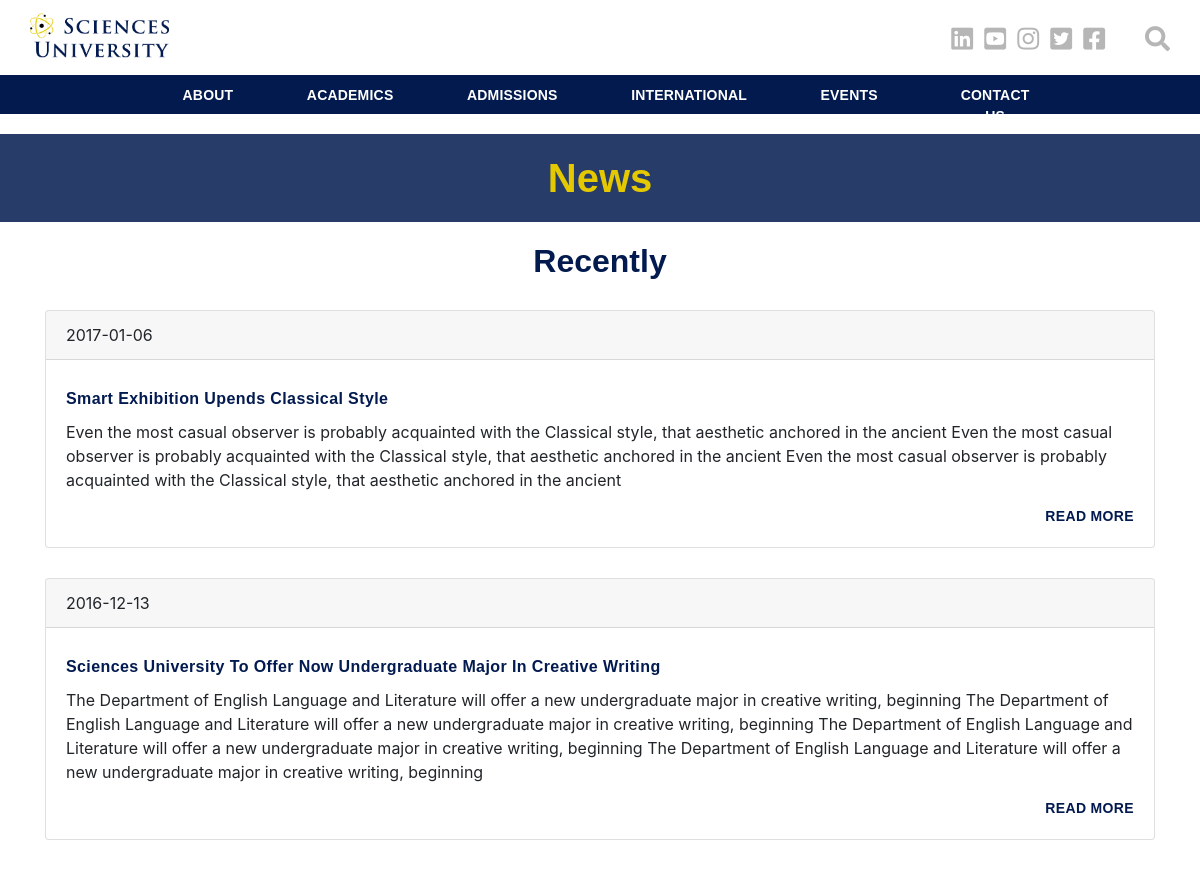
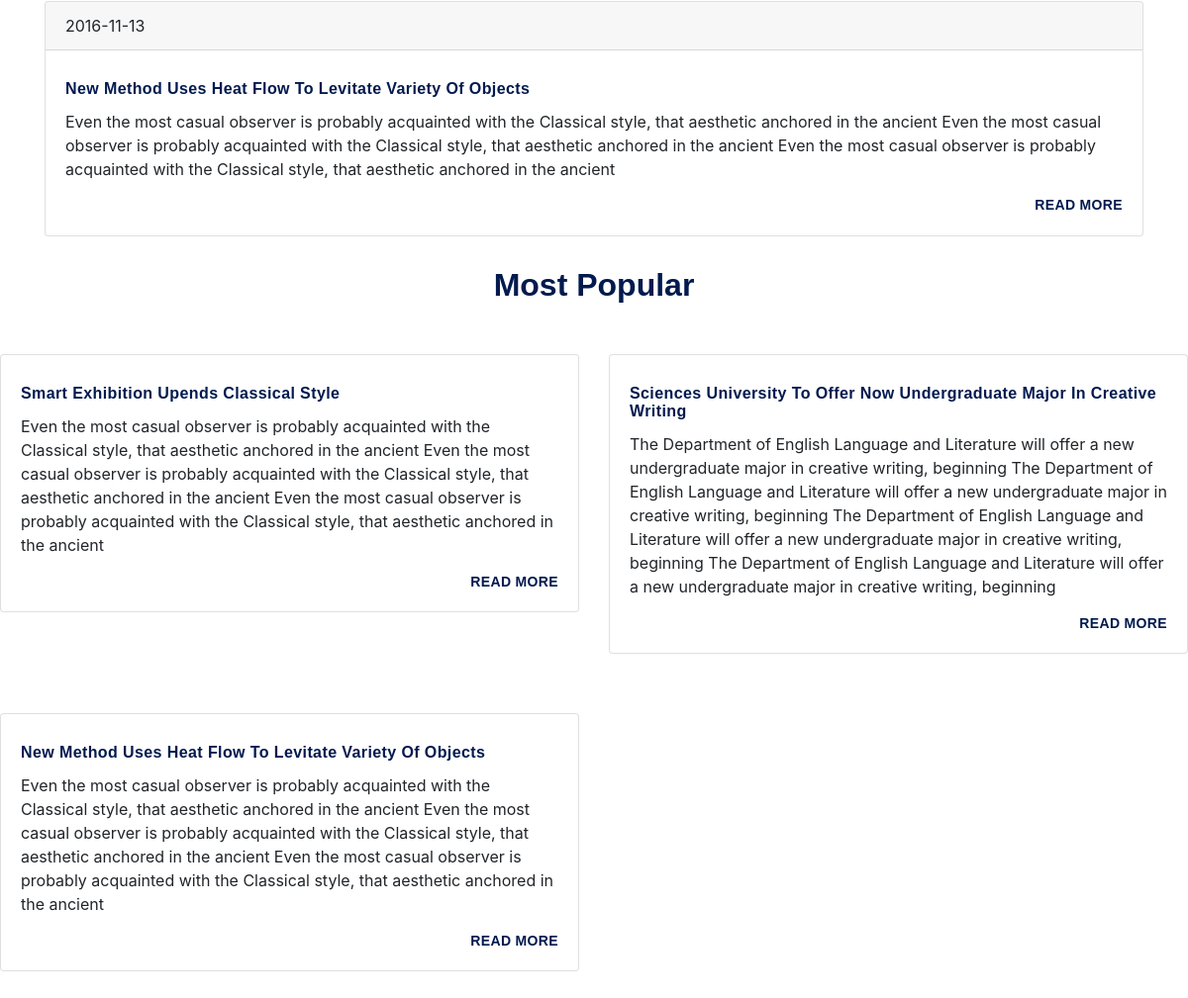
/html_pages/news.php, run on the app's committed database (2 pictures, top to bottom).
### tables this page shows
CREATE TABLE `logo` (
  `id` int(11) NOT NULL,
  `admin_id` int(11) NOT NULL,
  `logo_image` text NOT NULL,
  `alt_image` varchar(255) NOT NULL,
  `created_at` timestamp NOT NULL DEFAULT CURRENT_TIMESTAMP,
  `updated_at` timestamp NOT NULL DEFAULT CURRENT_TIMESTAMP
);

CREATE TABLE `menu_link` (
  `id` int(11) NOT NULL,
  `parent_id` int(11) DEFAULT '1',
  `admin_id` int(11) NOT NULL,
  `title` varchar(60) NOT NULL,
  `path` text,
  `type` enum('header','footer') DEFAULT NULL,
  `body` text,
  `created_at` timestamp NOT NULL DEFAULT CURRENT_TIMESTAMP,
  `updated_at` timestamp NOT NULL DEFAULT CURRENT_TIMESTAMP
);

CREATE TABLE `news` (
  `id` int(11) NOT NULL,
  `admin_id` int(11) NOT NULL,
  `title` varchar(255) NOT NULL,
  `body` text NOT NULL,
  `published` date NOT NULL,
  `created_at` timestamp NOT NULL DEFAULT CURRENT_TIMESTAMP,
  `updated_at` timestamp NOT NULL DEFAULT CURRENT_TIMESTAMP
);

### config/dbconfig.php (called while the page is built, shortened)
<?php
class ConnectDb {
  private $host ='localhost';
  private $user ='root';
  private $pass ='123456';
  private $dbname ='Science_uni';
  private $dbh;
  private $stmt;    public function __construct(){
      $dsn = 'mysql:host='. $this->host . ';dbname='. $this->dbname.'';
      $options = array(
          PDO::ATTR_PERSISTENT => true,
          PDO::ATTR_ERRMODE    => PDO::ERRMODE_EXCEPTION
      );
      try {
          $this->dbh = new PDO($dsn, $this->user, $this->pass, $options);
      } catch(PDOException $e){
          $this->error = $e->getMessage();
      }
  }
  public function query($query){
      $this->stmt = $this->dbh->prepare($query);
  }    public function bind($param, $value, $type = null){
  }    public function execute(){
      return $this->stmt->execute();
  }    public function resultset(){
      $this->execute();
      return $this->stmt->fetchAll(PDO::FETCH_ASSOC);
  }}
?>

### entity/logo.php (called while the page is built, shortened)
<?php
include_once('../config/dbconfig.php');
class Logo extends ConnectDb {
    public function getLogo() {
        $this->query('SELECT * FROM logo');
        $this->execute();
        $row=$this->resultset();
        return $row;
    }
}
?>

### entity/menu.php (called while the page is built, shortened)
<?php
include_once('../config/dbconfig.php');
class Menu extends ConnectDb {
    public function getMenuHeaderPublic() {
        $this->query('SELECT * FROM menu_link WHERE id <> 1 AND parent_id = 1 ORDER BY id LIMIT 6');
        $this->execute();
        $row=$this->resultset();
        return $row;
    }
}
?>

### entity/news.php (called while the page is built, shortened)
<?php
include_once('../config/dbconfig.php');
class News extends ConnectDb {
    public function getNews() {
        $this->query('SELECT * FROM news');
        $this->execute();
        $row=$this->resultset();
        return $row;
    }
}
?>

### html_pages/news.php (the view, shortened to what this page needs)
<?php
include('public_header.php');
include('../entity/news.php');
$news   = new News();
?>
<link rel="stylesheet" href="style/news.css" />
<main>
    <h1>News</h1>
    <div class="container">
      <h2>Recently</h2>
      <?php
            foreach($news->getNews() as $new) {
            $x = strtotime($new['published']);
         ?>
     <div class="card">
        <div class="card-header">
        <?php echo date("Y-m-d", $x)?>
        </div>
        <div class="card-body">
          <a href=<?php echo "news_pages.php?id={$new['id']}" ?>><h5 class="card-title sub-titles"><?php echo $new['title'] ?></h5></a>
          <p class="card-text"><?php echo $new['body'] ?></p>
          <a href=<?php echo "news_pages.php?id={$new['id']}" ?> class="section-buttons float-right">Read More</a>
        </div>
      </div>
      <?php
            }
      ?>
      </div>
      <h2>Most Popular</h2>
      <div class="row">
      <?php
            foreach($news->getNews() as $new) {
         ?>
        <div class="col-sm-6">
          <div class="card">
            <div class="card-body">
              <a href=<?php echo "news_pages.php?id={$new['id']}" ?>><h5 class="card-title sub-titles"><?php echo $new['title'] ?></h5></a>
              <p class="card-text"><?php echo $new['body'] ?></p>
              <a href=<?php echo "news_pages.php?id={$new['id']}" ?>><button class="section-buttons float-right">read more</button></a>
            </div>
          </div>
        </div>
        <?php
            }
      ?>
      </div>
  </main>

### html_pages/public_header.php (shortened to what this page needs)
<?php
include('../entity/menu.php');
include('../entity/logo.php');
$menu = new Menu();
$logo = new Logo();
$gLogo = $logo->getLogo();
?>
<!DOCTYPE html>
<html lang="en">
  <head>
      <link rel="stylesheet" href="https://pro.fontawesome.com/releases/v5.10.0/css/all.css"/>
      <link rel="stylesheet" href="style/header.css" />
      <link rel="stylesheet" href="style/index.css" />
      <link rel="stylesheet" href="style/titles.css" />
      <link rel="stylesheet" href="style/buttons.css" />
      <link rel="stylesheet" href="style/footer.css" />
      <link rel="stylesheet" href="bootstrap-4.6.0-dist/css/bootstrap.min.css"/>
  </head>
  <body>
    <header>
      <div class="header">
        <div class="container">
          <div class="row">
            <div class="col-2 logo-row">
              <a href="index.php"><img src="<?php echo $gLogo[0]['logo_image']; ?>" alt="<?php echo $gLogo[0]['alt_image']; ?>" class="logo" title="Sciences University"/></a>
            </div>
            <div class="col-10 social-media">
              <span class="icons align-middle" id="icons">
                <a href="https://www.linkedin.com/" title="linkedin"><i class="fab fa-linkedin"></i></a>
                <a href="https://www.youtube.com/" title="youtube"><i class="fab fa-youtube-square"></i></a>
                <a href="https://www.instagram.com/" title="instagram"><i class="fab fa-instagram"></i></a>
                <a href="https://www.twitter.com/" title="twitter"><i class="fab fa-twitter-square"></i></a>
                <a href="https://www.facebook.com/" title="facebook"><i class="fab fa-facebook-square fb"></i></a>
                <i class="fas fa-search search" id="search" onclick="openSearchBar()"></i>
              </span>
            </div>
          </div>
        </div>
      </div>
    <div class="cont-bk">
      <div class="container navbar-container">
        <div class="row">
          <div class="col-1"></div>
          <div class="col-11">
            <nav class="navbar navbar-expand-lg navbar-light navbar-grid">
              <div class="container-fluid content-nav navbar-section">
                <div class="collapse navbar-collapse navbar-section1" id="navbarNav">
                  <ul class="navbar-nav">
                  <?php
                        foreach($menu->getMenuHeaderPublic() as $gMenuH){
                      ?>
                    <li class="nav-item active About">
                      <a class="nav-link" aria-current="page" href="inner_page.php?id=<?php echo $gMenuH['id'] ?>" style="letter-spacing: 0.2px;"><?php echo $gMenuH['title'] ?></a>
                    </li>
                    <?php
                        }
                    ?>
                  </ul>
                </div>
              </div>
            </nav>
          </div>
        </div>
      </div>
    </div>
    </header>

### html_pages/style/header.css (style rules this page uses)
* { margin: 0; padding: 0; box-sizing: border-box; }
body header .header { display: flex; justify-content: space-between; width: 100%; height: 75px; background-color: #ffffff; }
body header .header .logo-row { padding: 0; }
body header .header .logo-row .logo { width: 139px; margin: 13px 0; }
body header .header .social-media { padding: 25px 0; text-align: right; }
body header .header .social-media .icons { width: 15.2778%; height: 25px; margin: 25px 0 25px 68.1667%; padding: 0; font-size: 0; }
body header .header .social-media .icons i { width: 23px; font-size: 25px; margin: 0 10px 0 0; background-color: transparent; color: #b6b6b6; }
body header .header .social-media .icons .fb { margin-right: 0; }
body header .header .social-media .icons .search { width: 25px; font-size: 25px; margin: 0 0 0 40px; }
body header .cont-bk { background-color: #021a4e; }
body header .navbar-container { background-color: #021a4e; }
body header .navbar-container .row .navbar-grid { height: 39px; padding: 10px 0; background-color: #021a4e; width: 100%; }
body header .navbar-container .row .navbar-grid .navbar-section { padding: 0; }
body header .navbar-container .row .navbar-grid .navbar-section .navbar-section1 ul { width: 91.6129%; margin: 0 4.1935% 0 4.1935%; }
body header .navbar-container .row .navbar-grid .navbar-section .navbar-section1 ul li a { height: 19px; font-family: "mainFontSBold", sans-serif; font-size: 14px; font-weight: 600; letter-spacing: 0.2px; text-align: center; color: #ffffff; padding: 0; text-transform: uppercase; }
body header .navbar-container .row .navbar-grid .navbar-section .navbar-section1 ul .About { margin: 0 73.5px 0 0; }

### html_pages/style/index.css (style rules this page uses)
* { margin: 0; padding: 0; box-sizing: border-box; }

### html_pages/style/titles.css (style rules this page uses)
.sub-titles { font-family: "mainFontSBold", sans-serif; font-size: 16px; font-weight: 600; font-stretch: normal; font-style: normal; line-height: normal; letter-spacing: 0.4px; color: #021a4f; margin: 10px 0; overflow: hidden; display: -webkit-box; -webkit-line-clamp: 2; -webkit-box-orient: vertical; }

### html_pages/style/buttons.css (style rules this page uses)
.section-buttons { height: 19px; font-family: "mainFontBold", sans-serif; font-size: 14px; font-weight: bold; font-stretch: normal; font-style: normal; line-height: normal; letter-spacing: 0.35px; color: #021a4f; border: none; background: none; text-transform: uppercase; }

### html_pages/style/footer.css (style rules this page uses)
* { margin: 0; padding: 0; box-sizing: border-box; }

### html_pages/style/news.css (style rules this page uses)
* { margin: 0; padding: 0; box-sizing: border-box; }
body main h1 { background-color: rgba(2, 26, 78, 0.85); text-align: center; font-family: "mainFontSBold", sans-serif; font-weight: 600; color: #e4c800; margin: 20px 0; padding: 20px 0; }
body main .card { margin: 30px 0; }
body main h2 { text-align: center; font-family: "mainFontSBold", sans-serif; font-weight: 600; color: #021a4e; margin: 20px 0; }

### data on the page
logo: logo_image (picture)
menu_link: title "ABOUT"
menu_link: title "ACADEMICS"
menu_link: title "ADMISSIONS"
menu_link: title "INTERNATIONAL"
menu_link: title "EVENTS"
menu_link: title "CONTACT US"
news: published "2017-01-06", title "Smart Exhibition Upends Classical Style", body "Even the most casual observer is probably acquainted with the Classical style, that aesthetic anchored in the ancient Even the most casual observer is probably acquainted with the Classical style, that aesthetic anchored in the ancient Even the most casual observer is probably acquainted with the Classical style, that aesthetic anchored in the ancient"
news: published "2016-12-13", title "Sciences University To Offer Now Undergraduate Major In Creative Writing", body "The Department of English Language and Literature will offer a new undergraduate major in creative writing, beginning The Department of English Language and Literature will offer a new undergraduate major in creative writing, beginning The Department of English Language and Literature will offer a new undergraduate major in creative writing, beginning The Department of English Language and Literature will offer a new undergraduate major in creative writing, beginning"
news: published "2016-11-13", title "New Method Uses Heat Flow To Levitate Variety Of Objects", body "Even the most casual observer is probably acquainted with the Classical style, that aesthetic anchored in the ancient Even the most casual observer is probably acquainted with the Classical style, that aesthetic anchored in the ancient Even the most casual observer is probably acquainted with the Classical style, that aesthetic anchored in the ancient"
